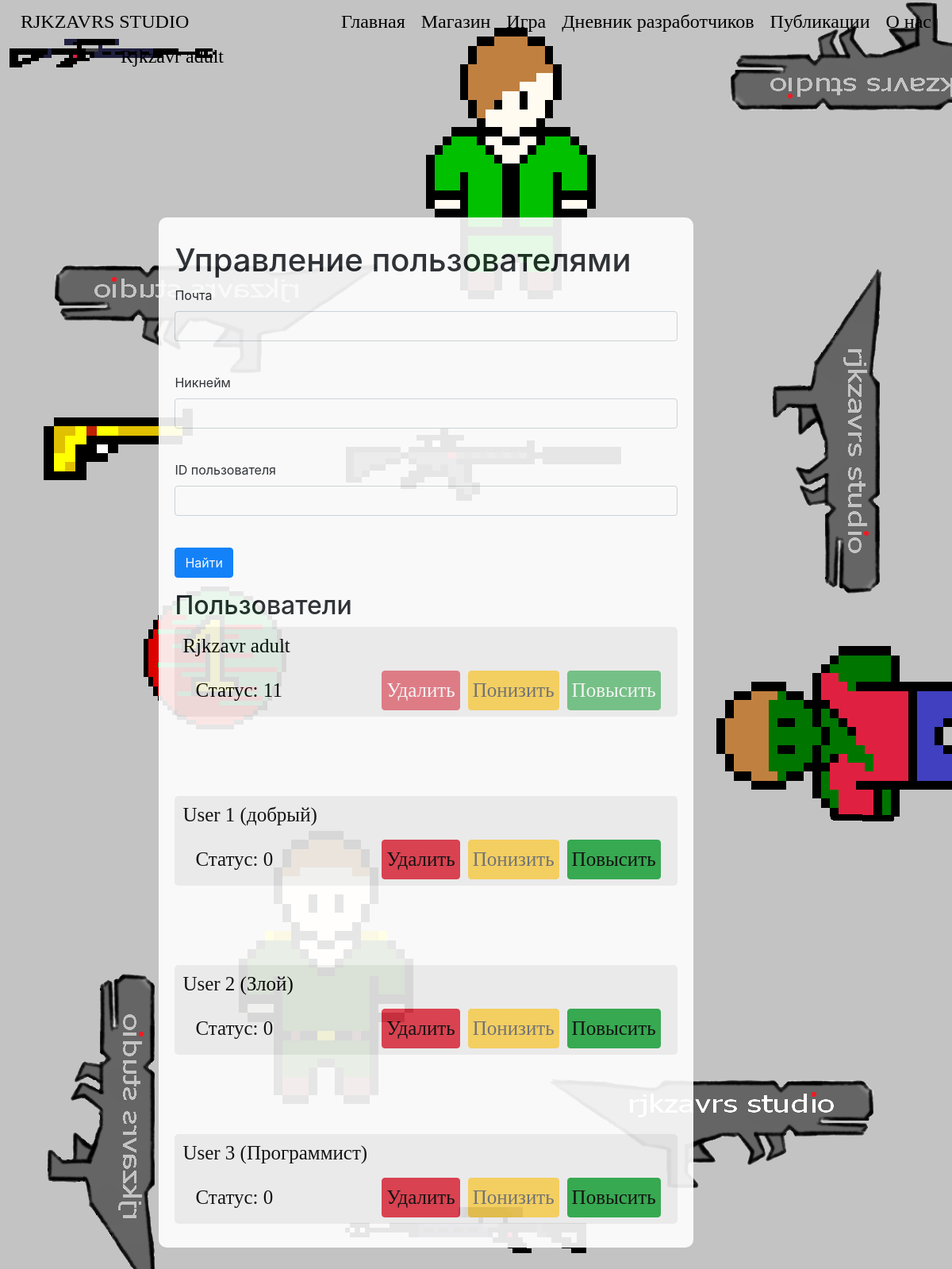
The page /admin/ (signed in) on the database its author committed.
### data/users.py (models this page shows, shortened)
class User(SqlAlchemyBase, UserMixin, SerializerMixin):
    __tablename__ = 'user'
    id = sqlalchemy.Column(sqlalchemy.Integer, primary_key=True, autoincrement=True)
    surname = sqlalchemy.Column(sqlalchemy.String, nullable=True)
    name = sqlalchemy.Column(sqlalchemy.String, nullable=True)
    age = sqlalchemy.Column(sqlalchemy.Integer, nullable=True)
    nickname = sqlalchemy.Column(sqlalchemy.String, nullable=True)
    email = sqlalchemy.Column(sqlalchemy.String, index=True, unique=True, nullable=True)
    hashed_password = sqlalchemy.Column(sqlalchemy.String, nullable=True)
    created_date = sqlalchemy.Column(sqlalchemy.DateTime)
    status = sqlalchemy.Column(sqlalchemy.Integer, nullable=True, default=0)
    background_image_id = sqlalchemy.Column(sqlalchemy.Integer, nullable=True, default=0)
    publications = orm.relation('Publications')
    developers_diary = orm.relation('DevelopersDiary')
    comments = orm.relation('Comments')

### run.py (the view)
@app.route("/admin/", methods=("GET", "POST"))
@login_required
def admin_panel():
    session = db_session.create_session()
    if current_user.status >= 2:
        form = SearchUser()
        if form.submit.data:
            if form.id.data:
                users = session.query(User).filter(User.id == form.id.data).all()
            elif form.email.data:
                users = session.query(User).filter(User.email == form.email.data).all()
            elif form.nickname.data:
                users = session.query(User).filter(User.nickname == form.nickname.data).all()
            else:
                users = session.query(User).all()
        else:
            users = session.query(User).all()
        session.close()
        return render_template("AdminPanel.html", style=url_for('static', filename='css/style.css'), form=form,
                               bgimg=get_image_profile(current_user), users=users)
    else:
        session.close()
        abort(404)

### data/forms.py
class SearchUser(FlaskForm):
    nickname = StringField('Никнейм')
    id = StringField('ID пользователя')
    email = EmailField('Почта')
    submit = SubmitField('Найти')

### data/db_session.py (called while the page is built)
def create_session() -> Session:
    global __factory
    return __factory()

### run.py (called while the page is built)
def get_image_profile(user):
    bg_img = 1
    if user.is_authenticated:
        bg_img = user.background_image_id + 1
    return url_for('static', filename=f'img/background_img_{bg_img}.png')

@login_manager.user_loader
def load_user(user_id):
    session = db_session.create_session()
    return session.query(User).get(user_id)

### templates/AdminPanel.html (shortened to what this page needs)
{% extends "base.html" %}
{% block content %}
<h1>Управление пользователями</h1>
<form action="" method="post">
    <p>
        {{ form.email.label }}<br>
        {{ form.email(class="form-control", type="email") }}<br>
    </p>
    <p>
        {{ form.nickname.label }}<br>
        {{ form.nickname(class="form-control") }}<br>
    </p>
    <p>
        {{ form.id.label }}<br>
        {{ form.id(class="form-control") }}<br>
    </p>
    <p>{{ form.submit(type="submit", class="btn btn-primary") }}</p>
</form>
<div>
    <h2>Пользователи</h2>
    {% for user in users %}
    <div class="block-comment">
        <div>
            <p class="diary-text">{{user.nickname}}</p>
        </div>
        <div class="navbar">
            <div>
                <p class="diary-text">Статус: {{user.status}}</p>
            </div>
            <div class="diary-right-title">
                {% if user.status < current_user.status and current_user.id != user.id %}
                <a href="/admin_change/up/{{ user.id }}" class="btn btn-success diary-text">Повысить</a>
                {% else %}
                <button type="button" class="btn btn-success diary-text" disabled>Повысить</button>
                {% endif %}
                {% if user.status > 0 and current_user.id != user.id %}
                <a href="/admin_change/down/{{ user.id }}" class="btn btn-warning diary-text">Понизить</a>
                {% else %}
                <button type="button" class="btn btn-warning diary-text" disabled>Понизить</button>
                {% endif %}
                {% if user.status < current_user.status and current_user.status >= 3 and current_user.id != user.id %}
                <a href="/admin_change/delete/{{ user.id }}" class="btn btn-danger diary-text">Удалить</a>
                {% else %}
                <button type="button" class="btn btn-danger diary-text" disabled>Удалить</button>
                {% endif %}
            </div>
        </div>
    </div>
    {% endfor %}
</div>
{% endblock %}

### templates/base.html (shortened to what this page needs)
<!doctype html>
<html lang="ru">
<head>
    <link rel="stylesheet"
          href="https://stackpath.bootstrapcdn.com/bootstrap/4.4.1/css/bootstrap.min.css"
>
    <link rel="stylesheet" href={{style}}>
</head>
<body>
<header class="navbar navbar-light">
    <div class="left-head">
        <a href="/about/"><h4 class="asd">RJKZAVRS STUDIO</h4></a>
    </div>
    <div class="center-head">
        <div>
            <a href="/" class="header-a"><h4 class="asd">Главная</h4></a>
            <a href="/shop/" class="header-a"><h4 class="asd">Магазин</h4></a>
            <a href="/game_about" class="header-a"><h4 class="asd">Игра</h4></a>
            <a href="/DevelopersDiary" class="header-a"><h4 class="asd">Дневник разработчиков</h4></a>
            <a href="/Publications/" class="header-a"><h4 class="asd">Публикации</h4></a>
            <a href="/about/" class="header-a"><h4 class="asd">О нас</h4></a>
        </div>
    </div>
    <div class="right-head">
        {% if current_user.is_authenticated %}
        <a class="navbar-brand" href="/account"><h4 class="asd">{{ current_user.nickname }}</h4></a>
        {% else %}
        <a href="/login"><h4 class="asd">Войти</h4></a>
        <a href="/register"><h4 class="asd">Зарегестрироваться</h4></a>
        {% endif %}
    </div>
</header>
<main role="main">
    <div class="main-block">
        <div class="center-column">
            <div class="center-column-block">
                {% block content %}{% endblock %}
            </div>
        </div>
    </div>
</main>
</body>
</html>

### static/css/style.css (style rules this page uses)
p { text-decoration: none; }
header { margin-bottom: 170px; }
main { align: center; width: 100%; }
.header-a { float: left; }
a { text-decoration: none; }
div.main-block { width: 85%; display: flex; margin-left: 15%; align: center; margin-bottom: 70px; }
.asd { font-family: 'Comfortaa', cursive; font-weight: 100; font-style: inherit; color: #000; position: relative; padding: 5px 5px; margin: 0 5px; }
.diary-text { font-size: 25px; font-family: 'Comfortaa', cursive; font-weight: 100; font-style: inherit; color: #000; position: relative; padding: 5px 5px; margin: 0 5px; }
.diary-right-title { width: 30%; display: -webkit-flex; -webkit-flex-direction: row-reverse; display: flex; flex-direction: row-reverse; }
div.left-head { width: 25%; }
div.center-head { display: flex; align: center; }
div.right-head { width: 25%; display: -webkit-flex; -webkit-flex-direction: row-reverse; display: flex; flex-direction: row-reverse; }
div.center-column { border-radius: 10px; background: #fff; align: left; width: 66%; margin-left: 2%; margin-right: 20px; opacity: 0.9; }
div.center-column-block { padding: 30px 20px; }
div.block-comment { background: #efefef; border-radius: 5px; }
div.block-comment + div.block-comment { margin-top: 100px; }

### rows shown on the page
User: nickname "Rjkzavr adult", status "11", shows "Повысить", shows "Понизить", shows "Удалить"
User: nickname "User 1 (добрый)", status "0", shows "Понизить"
User: nickname "User 2 (Злой)", status "0", shows "Понизить"
User: nickname "User 3 (Программист)", status "0", shows "Понизить"
